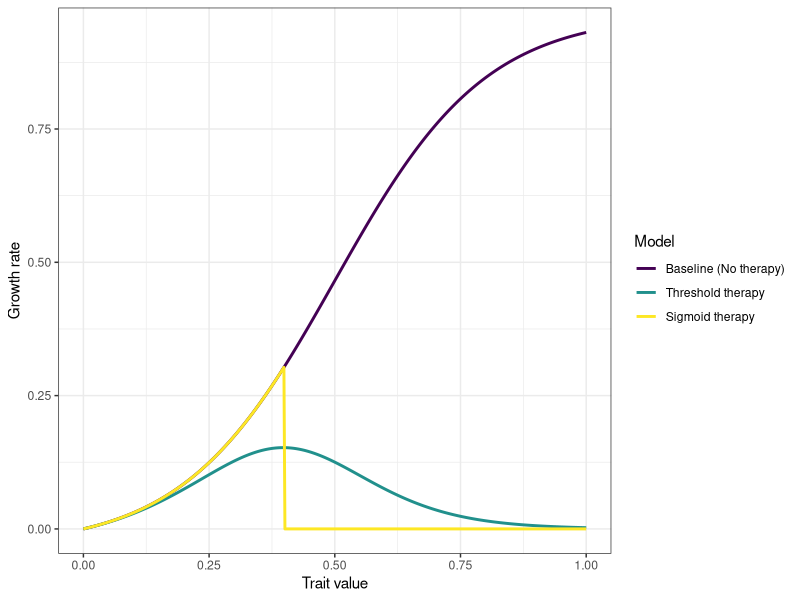

Generate this figure with R:
# Load library
library(ggplot2)

# Create trait range
z <- seq(0, 1, length.out = 500)

#Normalization.. so r(z=0) = 0
norm <- (tanh((0 - 0.5)/0.3) + 1)/2

# Define growth functions
# Baseline (no therapy)
g_base <- (tanh((z - 0.5)/0.3) + 1)/2 - norm

# Threshold therapy (kills clones above threshold z = 0.4)
g_cutoff <- g_base * (z < 0.4)

# Sigmoid therapy (smooth but steep threshold around z = 0.4)
g_sigmoid <- g_base * (1 / (1 + exp(10*(z - 0.4))))

df <- data.frame(
  z = rep(z, 3),
  growth = c(g_base, g_cutoff, g_sigmoid),
  type = rep(c("Baseline (No therapy)", "Threshold therapy", "Sigmoid therapy"),
             each = length(z))
)

# Plot
ggplot(df, aes(x = z, y = growth, color = type)) +
  geom_line(linewidth = 1) +
  scale_color_viridis_d(
    option = "D",
    name = "Model",
    labels = c(
      "Baseline (No therapy)",
      "Threshold therapy",
      "Sigmoid therapy"))+
  labs(
    x = "Trait value",
    y = "Growth rate",
  ) +
  theme_bw()
